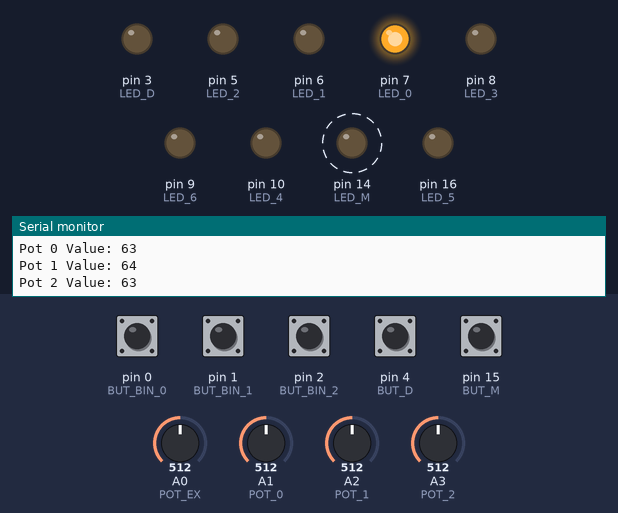
This sketch was run on a simulated Arduino Leonardo, built with avr-gcc and run on an emulated ATmega32U4. Shown: output pins drawn as LEDs (lit = HIGH), the last lines printed to the serial monitor. Dashed ring = blinking. The test bench sets the inputs (shaded band); at power-on: pin 4 (BUT_D), pin 15 (BUT_M) HIGH, pin 0 (BUT_BIN_0), pin 1 (BUT_BIN_1), pin 2 (BUT_BIN_2) LOW, A0 (POT_EX) = 512, A1 (POT_0) = 512, A2 (POT_1) = 512, A3 (POT_2) = 512.

Above: at 1.2 s.
1.3 s: pin 15 (BUT_M) pulled LOW for 0.15 s
At 2.1 s:
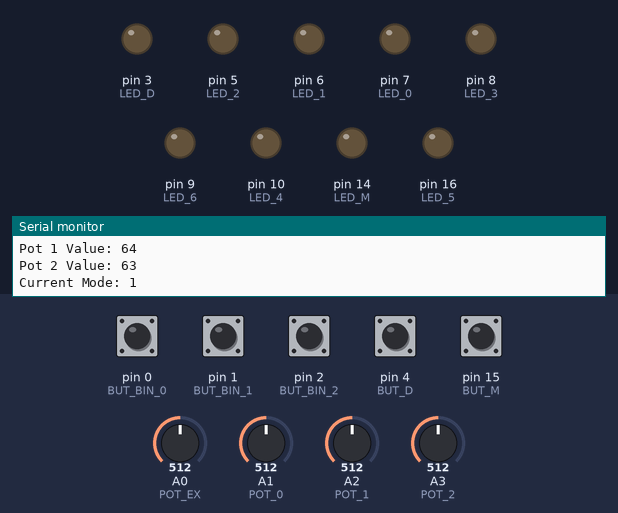
4.3 s: pin 0 (BUT_BIN_0) pulled HIGH for 0.15 s
At 4.56 s:
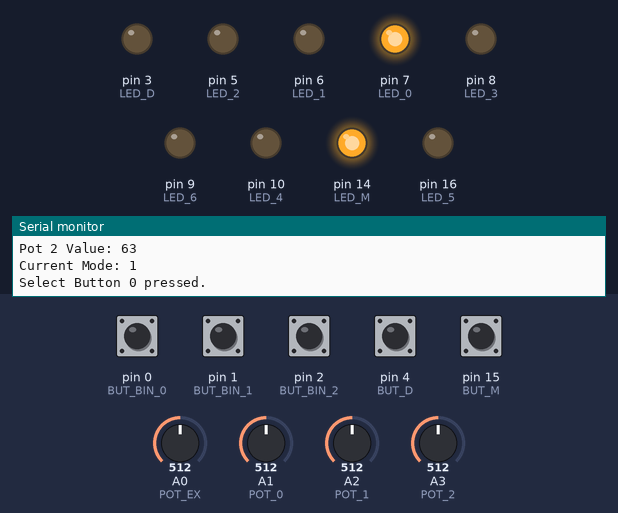
7.3 s: pin 1 (BUT_BIN_1) pulled HIGH for 0.15 s
At 8.1 s:
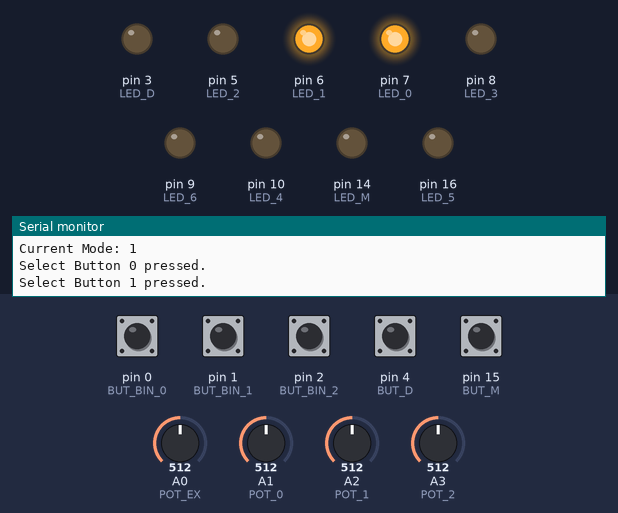
10.3 s: pin 2 (BUT_BIN_2) pulled HIGH for 0.15 s
At 11.1 s:
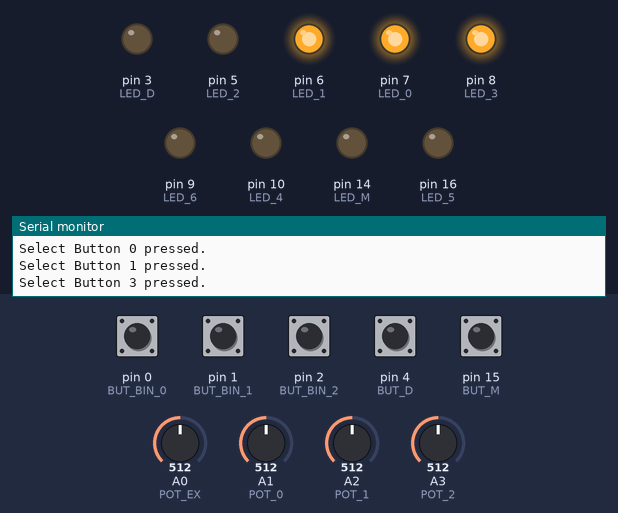
13.3 s: pin 0 (BUT_BIN_0) pulled HIGH for 1 s
At 14.1 s:
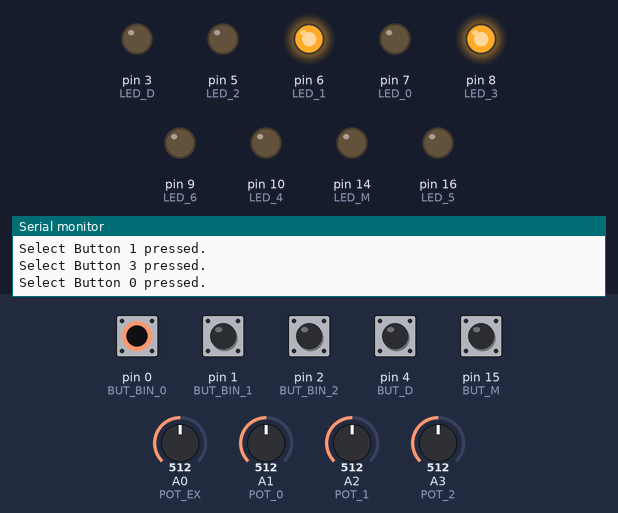
16.3 s: pin 1 (BUT_BIN_1) pulled HIGH for 1 s
At 17.1 s:
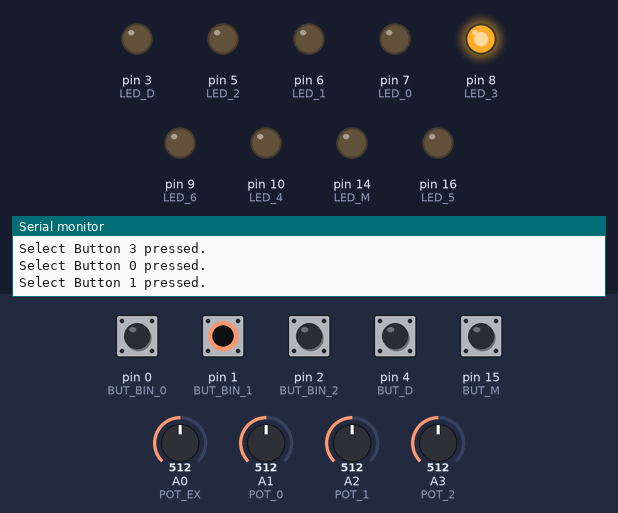
Timing chart, 0 to 20.3 s (numbered marks = the images above; inputs shaded):
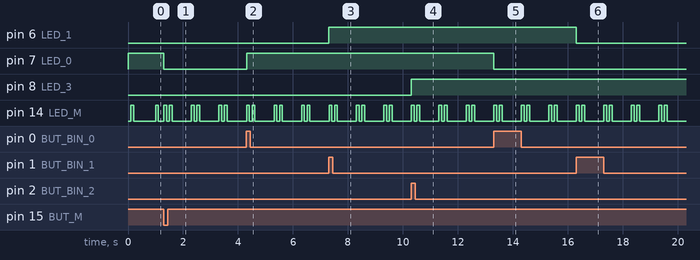

The sketch:

HaH_midi.ino
```cpp
#include "MIDIUSB.h"
#include "HaH_midi.h"

/*******************/
// GLOBAL VARIABLES
/*******************/

Mode currMode;

// States
bool LEDStates[7];

bool delayState;
unsigned long pressStartTime = 0;
bool holding;
bool holdSignalSent;
bool isMute;
bool unmuteReady;

bool modeState; // Flag to track if button press was detected

bool isKB_5;
bool isKB_6;

int lastPotValueEx = -1;
int lastPotValue0 = -1;
int lastPotValue1 = -1;
int lastPotValue2 = -1;
bool lastButRead[3] = {0, 0, 0};

bool butRead[3];

// Timer variables for LED flashing
unsigned long lastFlashTime = 0;      // Tracks last flash timestamp
unsigned long lastSequenceTime = 0;   // Tracks time between sequences
int flashCount = 0;                   // Counts flashes in a sequence
bool ledState = LOW;                  // Tracks current LED state (on or off)

//-----------------------------------------
// MIDIUSB Functions

void noteOn(byte channel, byte pitch, byte velocity) {
  midiEventPacket_t noteOn = {0x09, 0x90 | channel, pitch, velocity};
  MidiUSB.sendMIDI(noteOn);
  MidiUSB.flush();
}

void controlChange(byte channel, byte control, byte value) {
  midiEventPacket_t event = {0x0B, 0xB0 | channel, control, value};
  MidiUSB.sendMIDI(event);
  MidiUSB.flush();
}

// Setup function
void setup() {
  Serial.begin(9600);

  // Configure pins based on assignments
  pinMode(LED_0, OUTPUT);
  pinMode(LED_1, OUTPUT);
  pinMode(LED_2, OUTPUT);
  pinMode(LED_3, OUTPUT);
  pinMode(LED_4, OUTPUT);
  pinMode(LED_5, OUTPUT);
  pinMode(LED_6, OUTPUT);
  pinMode(LED_M, OUTPUT);
  pinMode(LED_D, OUTPUT);

  pinMode(BUT_BIN_0, INPUT);
  pinMode(BUT_BIN_1, INPUT);
  pinMode(BUT_BIN_2, INPUT);
  pinMode(BUT_M, INPUT_PULLUP);
  pinMode(BUT_D, INPUT_PULLUP);

  pinMode(POT_EX, INPUT);
  pinMode(POT_0, INPUT);
  pinMode(POT_1, INPUT);
  pinMode(POT_2, INPUT);

  for (int i = 0; i < sizeof(LEDStates) / sizeof(LEDStates[0]); i++) {
    LEDStates[i] = false;
    controlChange(MIDI_CHANNEL, ccValues_FX[i], 127);
    controlChange(MIDI_CHANNEL, ccValues_CH[i], 127);
  }

  for (int i = 0; i < sizeof(butRead) / sizeof(butRead); i++) {
    butRead[i] = false;
  }

  delayState = false;
  holding = false;
  holdSignalSent = false;
  isMute = false;
  unmuteReady = false;

  modeState = false;

  // Set default mode to Kirbeats Mode
  currMode = KB;
  LEDStates[0] = true; // Let 1 channel through
  controlChange(MIDI_CHANNEL, ccValues_KB[0], 0);
  isKB_5 = false;
  isKB_6 = false;

}

void loop() {

  bool currentState;

  /************************/
  // MODE SELECTOR
  /************************/

  // Read button state
  currentState = digitalRead(BUT_M);

  // Check for button press and release
  if (currentState == LOW && !modeState) { // Button is pressed (assuming LOW is pressed)
      delay(DEBOUNCETIME); // Debounce delay

      if (digitalRead(BUT_M) == LOW) { // Confirm the button is still pressed after debounce
          modeState = true; // Set flag to indicate button is currently pressed

          //------------------------------
          // RESETS - Pre Switch

          switch (currMode) { // This runs before any processing for that mode

          case KB:
              for (int i = 0; i < sizeof(LEDStates) / sizeof(LEDStates[0]); i++) {
                  controlChange(MIDI_CHANNEL, ccValues_KB[i], 127);
              }
              isKB_5 = false;
              isKB_6 = false;
              break;

          case FX:
              for (int i = 0; i < sizeof(LEDStates) / sizeof(LEDStates[0]); i++) {
                  controlChange(MIDI_CHANNEL, ccValues_FX[i], 127);
              }
              controlChange(MIDI_CHANNEL, CC_FX_MUTE, 127);
              break;

          case CH:
              for (int i = 0; i < sizeof(LEDStates) / sizeof(LEDStates[0]); i++) {
                  controlChange(MIDI_CHANNEL, ccValues_CH[i], 127);
              }
              break;

          default:
              break;
          }

          // Change mode
          currMode = static_cast<Mode>((currMode + 1) % 3); // Cycle through modes
          Serial.print("Current Mode: ");
          Serial.println(currMode); // Print the current mode number

          //---------------------------
          // RESETS - Post Switch

          switch (currMode) { // This runs after switching modes

          case KB:
              for (int i = 0; i < sizeof(LEDStates) / sizeof(LEDStates[0]); i++) {
                  LEDStates[i] = false;
              }
              LEDStates[0] = true; // Let 1 channel through
              controlChange(MIDI_CHANNEL, ccValues_KB[0], 0);
              break;

          case FX:
              for (int i = 0; i < sizeof(LEDStates) / sizeof(LEDStates[0]); i++) {
                  LEDStates[i] = false;
              }
              controlChange(MIDI_CHANNEL, CC_FX_MUTE, 0);
              break;

          case CH:
              for (int i = 0; i < sizeof(LEDStates) / sizeof(LEDStates[0]); i++) {
                  LEDStates[i] = false;
              }
              LEDStates[0] = true; // Let 1 channel through
              controlChange(MIDI_CHANNEL, ccValues_CH[0], 0);
              break;

          default:
              break;
          }

          flashCount = 0; // Reset flash count
          lastSequenceTime = millis(); // Start the wait timer for the sequence
      }

  } else if (currentState == HIGH && modeState) {
      // Button released
      modeState = false; // Reset flag for next press
  }

  /************************/
  // FLASHING
  /************************/

  unsigned long currentTime = millis();

  if (flashCount < static_cast<int>(currMode) + 1) {
    // Check if it's time to toggle the LED state for a flash
    if (currentTime - lastFlashTime >= MODE_LIGHT_FLASH_TIME) {
      ledState = !ledState;  // Toggle LED state
      digitalWrite(LED_M, ledState); // Set LED based on ledState
      lastFlashTime = currentTime;

      // If the LED just turned off, increment the flash count
      if (ledState == LOW) {
          flashCount++;
      }
    }
  } else {
    // Wait for the interval before starting the next sequence
    if (currentTime - lastSequenceTime >= MODE_LIGHT_WAIT_TIME) {
      flashCount = 0; // Reset flash count for the next sequence
      lastSequenceTime = currentTime; // Reset sequence timer
    }
  }


  //--------------------------------------
  // CONTROL BUTTONS FX

  butRead[0] = digitalRead(BUT_BIN_0);
  butRead[1] = digitalRead(BUT_BIN_1);
  butRead[2] = digitalRead(BUT_BIN_2);

  // Check for a change from 0 to 1 (button press)
  if ((butRead[0] && !lastButRead[0]) || (butRead[1] && !lastButRead[1]) || (butRead[2] && !lastButRead[2])) {

    delay(BUT_READ_WAIT_TIME); // Debounce delay

    // Re-read to confirm the button is still pressed
    butRead[0] = digitalRead(BUT_BIN_0);
    butRead[1] = digitalRead(BUT_BIN_1);
    butRead[2] = digitalRead(BUT_BIN_2);

    if (butRead[0] || butRead[1] || butRead[2]) {
      // Calculate decimal value from binary state
      int numBut = ((butRead[2] << 2) | (butRead[1] << 1) | butRead[0]) - 1;

      switch (currMode) {

      //---------------------------
      // KIRBEATS MODE SELECT BUTTONS

      case KB:

        for (int i = 0; i < sizeof(LEDStates) / sizeof(LEDStates[0]); i++) {

          if (i == numBut) {
            controlChange(MIDI_CHANNEL, ccValues_KB[i], 0);
            LEDStates[i] = true;
          } else {
            controlChange(MIDI_CHANNEL, ccValues_KB[i], 127);
            LEDStates[i] = false;
          }

          // Bypass expression pedal to map the pedal to something else
          if (numBut == 5) {
            controlChange(MIDI_CHANNEL, POT_CC_EX, 127);
            isKB_5 = true;
          }

          if (numBut == 6) {
            controlChange(MIDI_CHANNEL, POT_CC_EX, 127);
            isKB_6 = true;
          }

        }

        if (numBut != 5) {
          isKB_5 = false;
        }
        if (numBut != 6) {
          isKB_6 = false;
        }

        break;

      //---------------------------
      // FX MODE SELECT BUTTONS

      case FX:

        // Toggle the LED state for the button
        LEDStates[numBut] = !LEDStates[numBut];

        controlChange(MIDI_CHANNEL, ccValues_FX[numBut], LEDStates[numBut] ? 0 : 127);

        break;

      //---------------------------
      // CHANNEL MODE SELECT BUTTONS

      case CH:

        for (int i = 0; i < sizeof(LEDStates) / sizeof(LEDStates[0]); i++) {

          if (i == numBut) {
            controlChange(MIDI_CHANNEL, ccValues_CH[i], 0);
            LEDStates[i] = true;
          } else {
            controlChange(MIDI_CHANNEL, ccValues_CH[i], 127);
            LEDStates[i] = false;
          }

        }

        break;

      default: // shouldn't happen but is here anyways
        break;
      }

      // Output the button number to the serial monitor
      Serial.print("Select Button ");
      Serial.print(numBut);
      Serial.println(" pressed.");
    }
  }


  // Update the last known states for the next loop iteration
  lastButRead[0] = butRead[0];
  lastButRead[1] = butRead[1];
  lastButRead[2] = butRead[2];

  for (int i = 0; i < sizeof(ledPins) / sizeof(ledPins[0]); i++) {

    // CONTROL BUTTONS LEDs
    if (LEDStates[i]) {
      digitalWrite(ledPins[i], HIGH);  // Turn on the corresponding LED
    } else {
      digitalWrite(ledPins[i], LOW);   // Turn off the corresponding LED
    }
  }

  /************************/
  // DELAY TAPPER / MUTE
  /************************/

  currentState = digitalRead(BUT_D);
  if (currentState != delayState) {
      delay(DEBOUNCETIME); // Debounce delay

      if (currentState != delayState) {
          if (currentState == LOW) {  // Button pressed

              // If already muted, prepare for unmute on tap release
              if (isMute && !holding) {
                  unmuteReady = true;  // Set flag to allow unmute on release
              }

              Serial.println("Delay Tapped");
              controlChange(MIDI_CHANNEL, DEL_TAP_CC, 127);
              delay(DELAY_TAP_LED_TIME);
              controlChange(MIDI_CHANNEL, DEL_TAP_CC, 0);

              // Start holding logic for the current press
              pressStartTime = millis();
              holding = true;
              holdSignalSent = false; // Reset hold signal for this press

          } else {  // Button released

              if (unmuteReady) {  // Check if ready to unmute on release

                  controlChange(MIDI_CHANNEL, MUTE_CC, 0);
                  Serial.println("Unmuted");
                  digitalWrite(LED_D, LOW);  // Turn off the corresponding LED
                  isMute = false;
                  unmuteReady = false;  // Reset unmute flag

              }

              holding = false; // Reset holding status on release
          }

          delayState = currentState; // Update the mode state
      }
  }

  // Holding check, independent of the initial button press check
  if (!unmuteReady && holding && !holdSignalSent && (millis() - pressStartTime >= MUTE_HOLD_TIME)) {

      // Trigger mute action for holding
      controlChange(MIDI_CHANNEL, MUTE_CC, 127);
      Serial.println("Mute triggered!");
      digitalWrite(LED_D, HIGH);  // Turn on the corresponding LED
      isMute = true;

      holdSignalSent = true; // Ensure hold signal is only sent once per press
      unmuteReady = false;   // Reset unmute readiness since it's now held

  }


  /************************/
  // POTENTIOMETER READS
  /************************/

  // Read each potentiometer and send MIDI CC if the value has changed

  // Potentiometer EX
  int potValueEx = analogRead(POT_EX);
  int ccValueEx = map(potValueEx, POT_EX_START_VAL, POT_EX_END_VAL, 0, 127);
  ccValueEx = constrain(ccValueEx, 0, 127);

  if (abs(potValueEx - lastPotValueEx) > POT_THRESHOLD) {

    byte potExCC;

    if (isKB_5) {
      potExCC = POT_CC_KB_5;
    } else if (isKB_6) {
      potExCC = POT_CC_KB_6;
    } else {
      potExCC = POT_CC_EX;
    }

    controlChange(MIDI_CHANNEL, potExCC, ccValueEx);

    Serial.print("Pot EX Value: ");
    Serial.println(ccValueEx);
    lastPotValueEx = potValueEx;
  }

  // Potentiometer 0
  int potValue0 = analogRead(POT_0);
  byte ccValue0 = map(potValue0, 0, 1023, 0, 127);
  if (abs(potValue0 - lastPotValue0) > POT_THRESHOLD) {
    controlChange(MIDI_CHANNEL, POT_CC_0, 127 - ccValue0);
    Serial.print("Pot 0 Value: ");
    Serial.println(ccValue0);
    lastPotValue0 = potValue0;
  }

  // Potentiometer 1
  int potValue1 = analogRead(POT_1);
  byte ccValue1 = 127 - map(potValue1, 0, 1023, 0, 127);
  if (abs(potValue1 - lastPotValue1) > POT_THRESHOLD) {
    controlChange(MIDI_CHANNEL, POT_CC_1, ccValue1);
    Serial.print("Pot 1 Value: ");
    Serial.println(ccValue1);
    lastPotValue1 = potValue1;
  }

  // Potentiometer 2
  int potValue2 = analogRead(POT_2);
  byte ccValue2 = map(potValue2, 0, 1023, 0, 127);
  if (abs(potValue2 - lastPotValue2) > POT_THRESHOLD) {
    controlChange(MIDI_CHANNEL, POT_CC_2, 127 - ccValue2);
    Serial.print("Pot 2 Value: ");
    Serial.println(ccValue2);
    lastPotValue2 = potValue2;
  }

}
```

HaH_midi.h
```cpp
//-----------------------
// Modes

enum Mode {
  KB, // 1
  FX, // 2
  CH  // 3
};

//-----------------------
// MIDI CC Assignments

const byte POT_CC_EX = 4;
const byte POT_CC_KB_5 = 66;
const byte POT_CC_KB_6 = 67;

const byte POT_CC_0 = 12;
const byte POT_CC_1 = 13;
const byte POT_CC_2 = 10;

const byte DEL_TAP_CC = 96;
const byte MUTE_CC = 120;

const byte CC_FX_MUTE = 69;

const byte ccValues_KB[7] = { 70, 71, 72, 73, 74, 75, 76 };
const byte ccValues_FX[7] = { 32, 33, 34, 35, 36, 37, 38 };
const byte ccValues_CH[7] = { 39, 40, 41, 42, 43, 44, 45 };

const byte MIDI_CHANNEL = 0;


// Input Pins with board constants
const int BUT_BIN_0 = 0;       // Serial Transmit (TX) - Digital Pin 1
const int BUT_BIN_1 = 1;       // Serial Receive (RX) - Digital Pin 0
const int BUT_BIN_2 = 2;
const int LED_0 = 7;
const int LED_1 = 6;
const int LED_2 = 5;
const int LED_3 = 8;
const int LED_4 = 10;
const int LED_5 = 16;
const int LED_6 = 9;
const int LED_M = 14;     // Digital Pin 14 (Assignment LED_SW)
const int BUT_M = 15;     // Digital Pin 15 (Assignment BUT_SW)
const int BUT_D = 4;     // Analog Pin 0 (Assignment BUT_D)
const int LED_D = 3;     // Analog Pin 1 (Assignment LED_D)

// Analog Pins

const int POT_EX = A0;     // Analog Pin 3 (Assignment EX)
const int POT_0 = A1;     // Analog Pin 3 (Assignment EX)
const int POT_1 = A2;     // Analog Pin 3 (Assignment EX)
const int POT_2 = A3;     // Analog Pin 3 (Assignment EX)

// Times
const int DEBOUNCETIME = 5;
const int BUT_READ_WAIT_TIME = 10;
const int DELAY_TAP_LED_TIME = 5;
const int MUTE_HOLD_TIME = 1000;

const int MODE_LIGHT_WAIT_TIME = 1000;
const int MODE_LIGHT_FLASH_TIME = 100;

//EX Pot Calibration Constants
const int POT_EX_START_VAL = 375;
const int POT_EX_END_VAL = 840;

// Other
const int RELEASEVEL = 127;
const int POT_THRESHOLD = 5;


// Array of LED pin constants
const int ledPins[7] = {LED_0, LED_1, LED_2, LED_3, LED_4, LED_5, LED_6};
```

Measured:
- after the input at 1.3 s, pin 7 (LED_0): HIGH → LOW at once
- after the input at 4.3 s, pin 7 (LED_0): LOW → HIGH at once
- after the input at 7.3 s, pin 6 (LED_1): LOW → HIGH at once
- after the input at 10.3 s, pin 8 (LED_3): LOW → HIGH at once
- after the input at 13.3 s, pin 7 (LED_0): HIGH → LOW at once
- after the input at 16.3 s, pin 6 (LED_1): HIGH → LOW at once
- by itself, pin 14 (LED_M): repeats every 1.0 s: LOW 0.10 s, HIGH 0.10 s, LOW 0.70 s, HIGH 0.10 s
